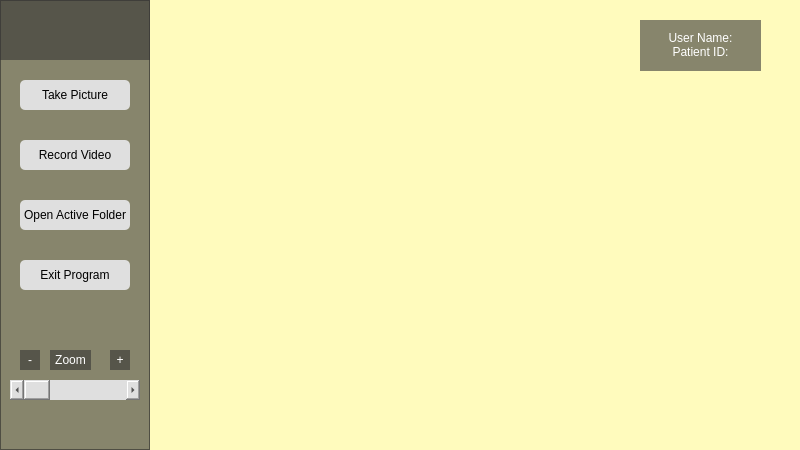
<?xml version="1.0" encoding="UTF-8"?>
<ui version="4.0">
 <class>MainWindow</class>
 <widget class="QWidget" name="MainWindow">
  <property name="geometry">
   <rect>
    <x>0</x>
    <y>0</y>
    <width>800</width>
    <height>450</height>
   </rect>
  </property>
  <property name="windowTitle">
   <string>MainWindow</string>
  </property>
  <property name="styleSheet">
   <string notr="true">QWidget{
	background-color: #333333;
}</string>
  </property>
  <widget class="QFrame" name="frame">
   <property name="geometry">
    <rect>
     <x>0</x>
     <y>0</y>
     <width>150</width>
     <height>450</height>
    </rect>
   </property>
   <property name="styleSheet">
    <string notr="true">QFrame{
	background-color: rgba(51, 51, 51, 150);
}</string>
   </property>
   <property name="frameShape">
    <enum>QFrame::StyledPanel</enum>
   </property>
   <property name="frameShadow">
    <enum>QFrame::Raised</enum>
   </property>
   <widget class="QLabel" name="LOGO">
    <property name="geometry">
     <rect>
      <x>0</x>
      <y>0</y>
      <width>150</width>
      <height>60</height>
     </rect>
    </property>
    <property name="text">
     <string/>
    </property>
   </widget>
   <widget class="QPushButton" name="btn1">
    <property name="geometry">
     <rect>
      <x>20</x>
      <y>80</y>
      <width>110</width>
      <height>30</height>
     </rect>
    </property>
    <property name="styleSheet">
     <string notr="true">QPushButton{
	background-color: rgb(223, 223, 223);
	border: none;
	border-radius: 5px;
}
QPushButton:hover{
	color: white;
	background-color: rgb(203, 203, 203);
}
QPushButton:pressed{
	background-color: #333333;
	border: 2px solid rgb(203, 203, 203);
}</string>
    </property>
    <property name="text">
     <string>Take Picture</string>
    </property>
   </widget>
   <widget class="QPushButton" name="btn2">
    <property name="geometry">
     <rect>
      <x>20</x>
      <y>140</y>
      <width>110</width>
      <height>30</height>
     </rect>
    </property>
    <property name="styleSheet">
     <string notr="true">QPushButton{
	background-color: rgb(223, 223, 223);
	border: none;
	border-radius: 5px;
}
QPushButton:hover{
	color: white;
	background-color: rgb(203, 203, 203);
}
QPushButton:pressed{
	background-color: #333333;
	border: 2px solid rgb(203, 203, 203);
}</string>
    </property>
    <property name="text">
     <string>Record Video</string>
    </property>
   </widget>
   <widget class="QPushButton" name="btn3">
    <property name="geometry">
     <rect>
      <x>20</x>
      <y>200</y>
      <width>110</width>
      <height>30</height>
     </rect>
    </property>
    <property name="styleSheet">
     <string notr="true">QPushButton{
	background-color: rgb(223, 223, 223);
	border: none;
	border-radius: 5px;
}
QPushButton:hover{
	color: white;
	background-color: rgb(203, 203, 203);
}
QPushButton:pressed{
	background-color: #333333;
	border: 2px solid rgb(203, 203, 203);
}</string>
    </property>
    <property name="text">
     <string>Open Active Folder</string>
    </property>
   </widget>
   <widget class="QPushButton" name="btn4">
    <property name="geometry">
     <rect>
      <x>20</x>
      <y>260</y>
      <width>110</width>
      <height>30</height>
     </rect>
    </property>
    <property name="styleSheet">
     <string notr="true">QPushButton{
	background-color: rgb(223, 223, 223);
	border: none;
	border-radius: 5px;
}
QPushButton:hover{
	color: white;
	background-color: rgb(203, 203, 203);
}
QPushButton:pressed{
	background-color: #333333;
	border: 2px solid rgb(203, 203, 203);
}</string>
    </property>
    <property name="text">
     <string>Exit Program</string>
    </property>
   </widget>
   <widget class="QScrollBar" name="slider">
    <property name="geometry">
     <rect>
      <x>10</x>
      <y>380</y>
      <width>130</width>
      <height>20</height>
     </rect>
    </property>
    <property name="styleSheet">
     <string notr="true">	background-color: rgb(223, 223, 223);</string>
    </property>
    <property name="minimum">
     <number>0</number>
    </property>
    <property name="maximum">
     <number>99</number>
    </property>
    <property name="orientation">
     <enum>Qt::Horizontal</enum>
    </property>
   </widget>
   <widget class="QLabel" name="sub">
    <property name="geometry">
     <rect>
      <x>20</x>
      <y>350</y>
      <width>20</width>
      <height>20</height>
     </rect>
    </property>
    <property name="styleSheet">
     <string notr="true">QLabel{
	color: white;
}</string>
    </property>
    <property name="text">
     <string>-</string>
    </property>
    <property name="alignment">
     <set>Qt::AlignCenter</set>
    </property>
   </widget>
   <widget class="QLabel" name="zoom">
    <property name="geometry">
     <rect>
      <x>50</x>
      <y>350</y>
      <width>41</width>
      <height>20</height>
     </rect>
    </property>
    <property name="styleSheet">
     <string notr="true">QLabel{
	color: white;
}</string>
    </property>
    <property name="text">
     <string>Zoom</string>
    </property>
    <property name="alignment">
     <set>Qt::AlignCenter</set>
    </property>
   </widget>
   <widget class="QLabel" name="add">
    <property name="geometry">
     <rect>
      <x>110</x>
      <y>350</y>
      <width>20</width>
      <height>20</height>
     </rect>
    </property>
    <property name="styleSheet">
     <string notr="true">QLabel{
	color: white;
}</string>
    </property>
    <property name="text">
     <string>+</string>
    </property>
    <property name="alignment">
     <set>Qt::AlignCenter</set>
    </property>
   </widget>
  </widget>
  <widget class="QLabel" name="id">
   <property name="geometry">
    <rect>
     <x>640</x>
     <y>20</y>
     <width>121</width>
     <height>51</height>
    </rect>
   </property>
   <property name="styleSheet">
    <string notr="true">QLabel{
	color: white;
	background-color: rgba(51, 51, 51, 150);
}</string>
   </property>
   <property name="text">
    <string>User Name:&lt;br&gt;Patient ID:</string>
   </property>
   <property name="alignment">
    <set>Qt::AlignCenter</set>
   </property>
  </widget>
  <widget class="QLabel" name="video">
   <property name="geometry">
    <rect>
     <x>0</x>
     <y>0</y>
     <width>800</width>
     <height>450</height>
    </rect>
   </property>
   <property name="styleSheet">
    <string notr="true">QLabel{
	background-color: #fffbbd;
}</string>
   </property>
   <property name="text">
    <string/>
   </property>
  </widget>
  <zorder>video</zorder>
  <zorder>frame</zorder>
  <zorder>id</zorder>
 </widget>
 <resources/>
 <connections>
  <connection>
   <sender>btn4</sender>
   <signal>clicked()</signal>
   <receiver>MainWindow</receiver>
   <slot>close()</slot>
   <hints>
    <hint type="sourcelabel">
     <x>73</x>
     <y>273</y>
    </hint>
    <hint type="destinationlabel">
     <x>187</x>
     <y>324</y>
    </hint>
   </hints>
  </connection>
 </connections>
</ui>
